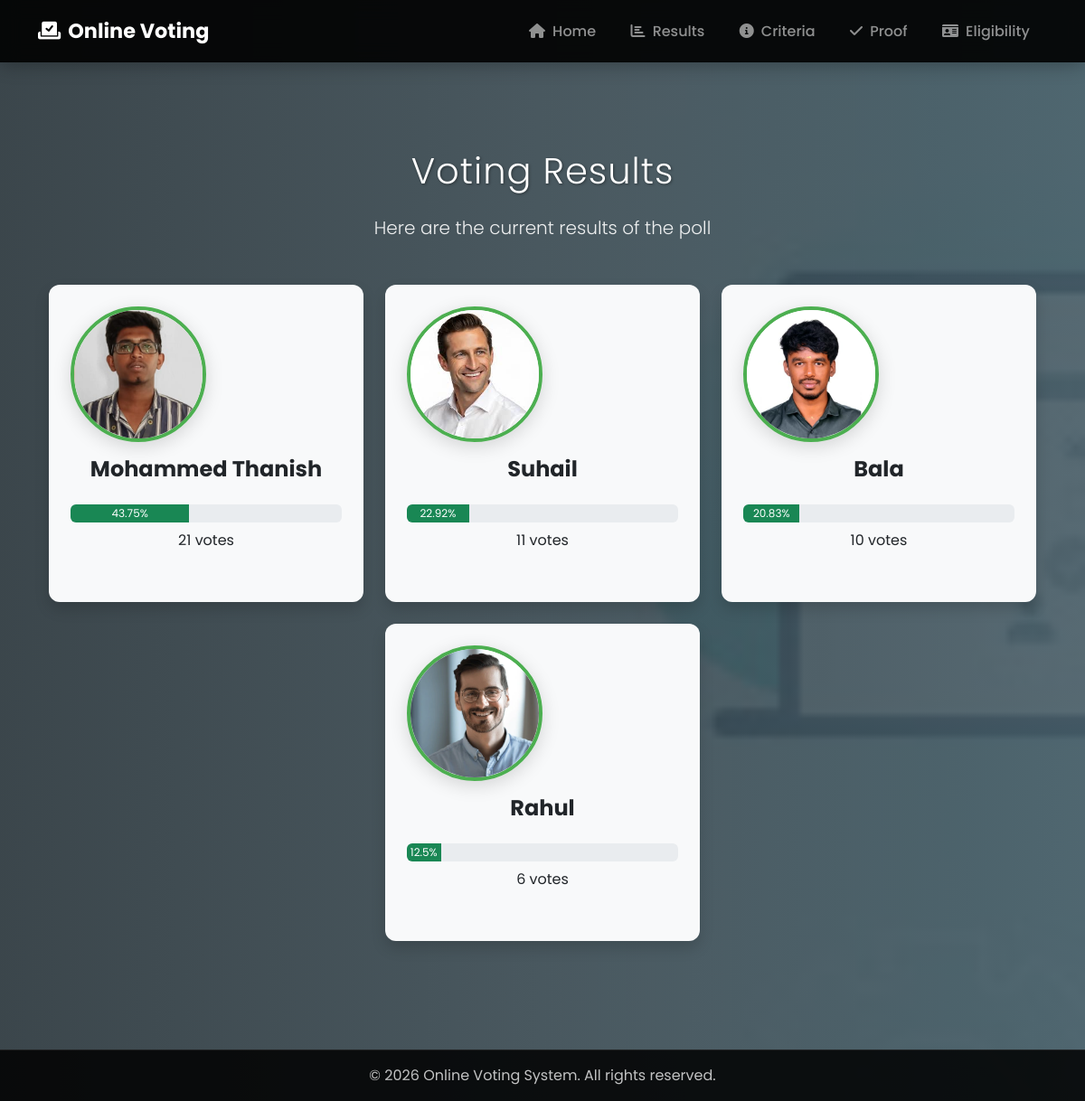
The app's page /result/, older data.
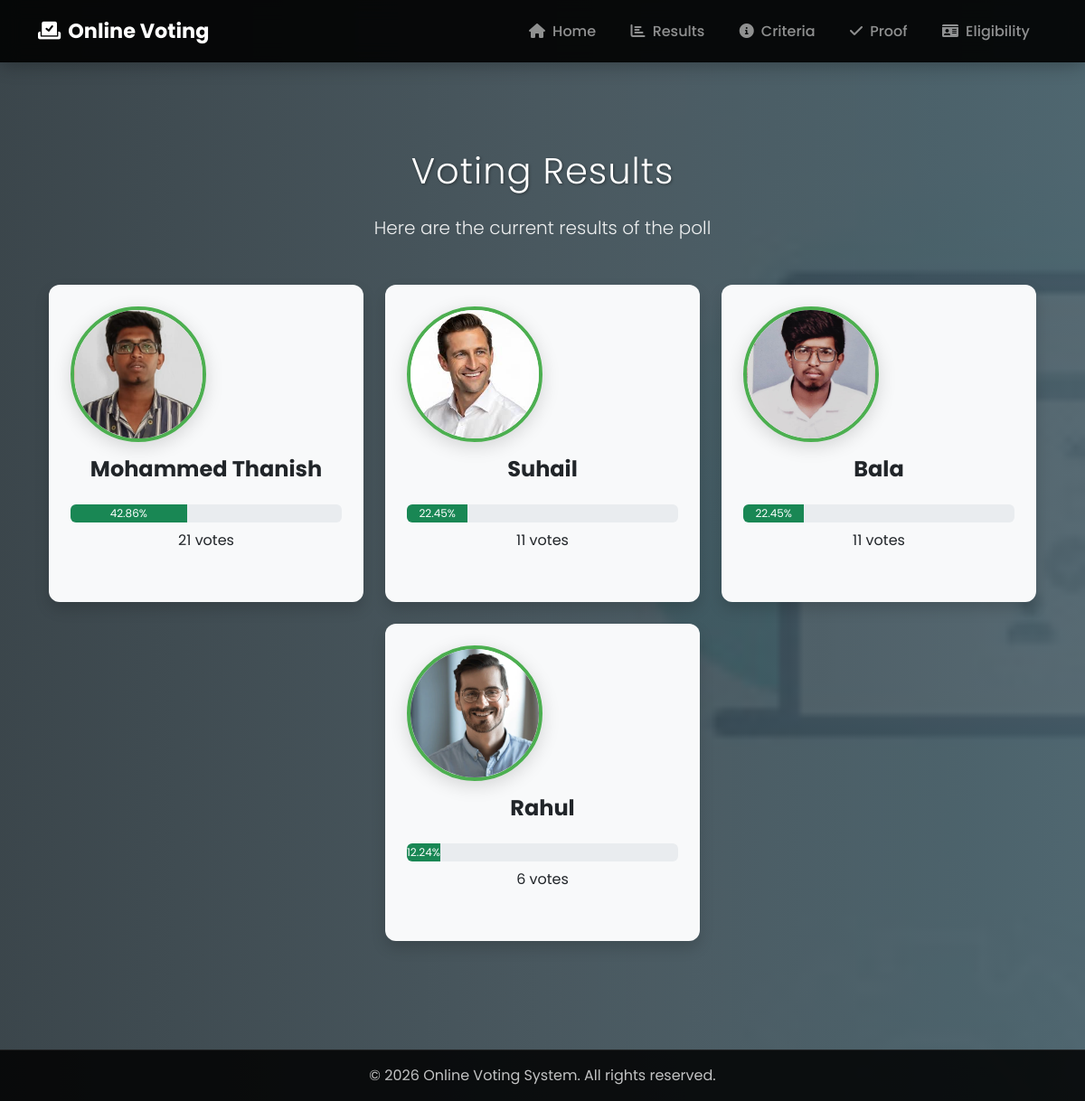
The same page, newer data.
### pollzone/models.py (models this page shows, shortened)
class Candidate(models.Model):
    name = models.CharField(max_length=100)
    votes = models.IntegerField(default=0)
    photo = models.ImageField(upload_to='candidate_photos/', blank=True, null=True)

### pollzone/views.py (the view)
# urls.py: path('result/', views.result, name='result'),
def result(request):
    candidates = Candidate.objects.all().order_by('-votes')
    total_votes = sum(c.votes for c in candidates)
    for candidate in candidates:
        if total_votes > 0:
            candidate.percentage = round((candidate.votes / total_votes) * 100, 2)
        else:
            candidate.percentage = 0
    return render(request, 'pollzone/result.html', {'candidates': candidates})

### pollzone/templates/pollzone/result.html (shortened to what this page needs)
{% extends 'pollzone/base.html' %}
{% load static %}
{% block body_class %}bg-result{% endblock %}
{% block content %}
<div class="container text-center my-5">
    <h1 class="display-4 mb-4">Voting Results</h1>
    <p class="lead mb-5">Here are the current results of the poll</p>
    <div class="row justify-content-center">
        {% for candidate in candidates %}
        <div class="col-md-6 col-lg-4 mb-4">
            <div class="card h-100 p-4 bg-light text-dark shadow">
                {% if candidate.photo %}
                    <img src="{{ candidate.photo.url }}" alt="{{ candidate.name }}" class="candidate-img mb-3">
                {% else %}
                    <img src="{% static 'images/default.jpg' %}" alt="{{ candidate.name }}" class="candidate-img mb-3">
                {% endif %}
                <h4 class="fw-bold">{{ candidate.name }}</h4>
                <div class="progress mb-2" style="height: 20px;">
                    <div class="progress-bar bg-success"role="progressbar"style="width: {{ candidate.percentage }}%;"aria-valuenow="{{ candidate.percentage }}"aria-valuemin="0"aria-valuemax="100">{{ candidate.percentage }}%
                    </div>
                </div>
                <p class="mb-0">{{ candidate.votes }} votes</p>
            </div>
        </div>
        {% endfor %}
    </div>
</div>
{% endblock %}

### pollzone/templates/pollzone/base.html (shortened to what this page needs)
{% load static %}
<!DOCTYPE html>
<html lang="en">
<head>
    <link href="https://cdn.jsdelivr.net/npm/bootstrap@5.3.0/dist/css/bootstrap.min.css" rel="stylesheet">
    <link rel="stylesheet" href="https://cdnjs.cloudflare.com/ajax/libs/font-awesome/6.0.0/css/all.min.css">
    <link rel="stylesheet" href="{% static 'css/styles.css' %}">
</head>
<body class="{% block body_class %}{% endblock %}" style="min-height: 100vh; display: flex; flex-direction: column;">
    <div class="overlay" style="flex: 1;">
        <nav class="navbar navbar-expand-lg navbar-dark navbar-custom">
            <div class="container">
                <a class="navbar-brand" href="{% url 'index' %}">
                    <i class="fas fa-vote-yea me-2"></i>Online Voting
                </a>
                <div class="collapse navbar-collapse" id="navbarNav">
                    <ul class="navbar-nav ms-auto">
                        <li class="nav-item">
                            <a class="nav-link" href="{% url 'home' %}">
                                <i class="fas fa-home me-1"></i> Home
                            </a>
                        </li>
                        <li class="nav-item">
                            <a class="nav-link" href="{% url 'result' %}">
                                <i class="fas fa-chart-bar me-1"></i> Results
                            </a>
                        </li>
                        <li class="nav-item">
                            <a class="nav-link" href="{% url 'criteria' %}">
                                <i class="fas fa-info-circle me-1"></i> Criteria
                            </a>
                        </li>
                        <li class="nav-item">
                            <a class="nav-link" href="{% url 'proof' %}">
                                <i class="fas fa-check me-1"></i> Proof
                            </a>
                        </li>
      <li class="nav-item">
    <a class="nav-link" href="{% url 'check_eligibility' %}">
        <i class="fas fa-id-card me-1"></i> Eligibility
    </a>
</li>
                    </ul>
                </div>
            </div>
        </nav>
        <main class="container py-5">
            {% block content %}{% endblock %}
        </main>
    </div>
    <footer class="footer py-3 mt-auto">
        <div class="container text-center">
            <p class="mb-0">© {% now "Y" %} Online Voting System. All rights reserved.</p>
        </div>
    </footer>
</body>
</html>

### pollzone/static/css/styles.css (style rules this page uses)
body { font-family: 'Poppins', sans-serif; color: #fff; min-height: 100vh; margin: 0; padding: 0; display: flex; flex-direction: column; }
main { flex: 1; }
body.bg-result { background: linear-gradient(to right, rgba(38,50,56,0.9), rgba(69,90,100,0.9)), url("/static/images/results-bg.jpg") no-repeat center center fixed; background-size: cover; color: white; }
.navbar-custom { background: rgba(0, 0, 0, 0.9) !important; backdrop-filter: blur(10px); box-shadow: 0 2px 20px rgba(0, 0, 0, 0.3); padding: 0.8rem 0; }
.navbar-brand { font-weight: 700; font-size: 1.4rem; }
.nav-link { font-weight: 500; padding: 0.5rem 1.2rem !important; transition: all 0.3s ease; }
.card { background: rgba(255, 255, 255, 0.93); border: none; border-radius: 12px; box-shadow: 0 8px 30px rgba(0, 0, 0, 0.15); transition: transform 0.4s ease; margin-bottom: 2rem; }
.candidate-img { width: 150px; height: 150px; object-fit: cover; border-radius: 50%; border: 4px solid #4CAF50; box-shadow: 0 5px 20px rgba(0, 0, 0, 0.15); margin-bottom: 1.5rem; transition: transform 0.3s ease; }
h1, h2, h3 { font-weight: 600; text-shadow: 1px 1px 3px rgba(0, 0, 0, 0.4); }
.display-4 { font-size: 2.5rem; letter-spacing: 1px; }
.lead { font-weight: 300; font-size: 1.25rem; opacity: 0.9; }
.footer { background: rgba(0, 0, 0, 0.85); color: rgba(255, 255, 255, 0.75); padding: 1.5rem 0; text-align: center; border-top: 1px solid rgba(255, 255, 255, 0.1); }

Row changes from the older to the newer data that the page shows:
computed for Candidate "Mohammed Thanish": {{ candidate.percentage }} 43.75 → 42.86 (drawn); percentage "43.75" → "42.86"
computed for Candidate "Suhail": {{ candidate.percentage }} 22.92 → 22.45 (drawn); percentage "22.92" → "22.45"
changed Candidate "Bala": photo: a different picture; {{ candidate.percentage }} 20.83 → 22.45 (drawn); percentage "20.83" → "22.45"; votes "10" → "11"
computed for Candidate "Rahul": {{ candidate.percentage }} 12.5 → 12.24 (drawn); percentage "12.5" → "12.24"
